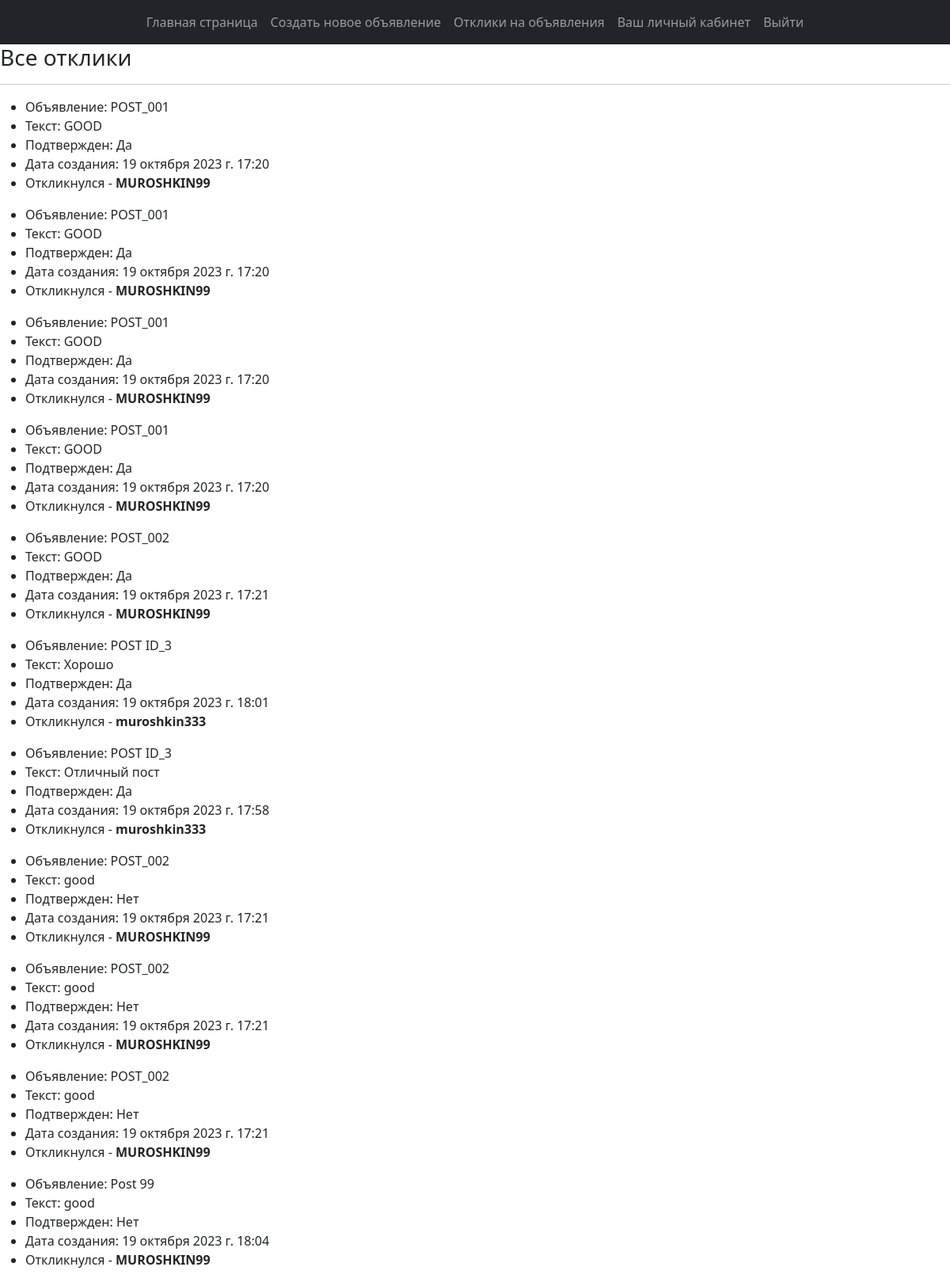
Page /posts/comments/ (signed in) on the committed database.
### usersapp/models.py (models this page shows, shortened)
class Comment(models.Model):
    author = models.ForeignKey(to=User, on_delete=models.CASCADE)
    post = models.ForeignKey(to=Post, on_delete=models.CASCADE)
    text = models.TextField()
    created = models.DateTimeField(auto_now_add=True)
    status = models.BooleanField(default=False)

class Post(models.Model):
    title = models.CharField(max_length=150)
    author = models.ForeignKey(to=User, on_delete=models.CASCADE)
    category = models.ForeignKey(to=Category, on_delete=models.CASCADE)
    description = models.TextField()
    created = models.DateTimeField(auto_now_add=True)
    updated = models.DateTimeField(auto_now=True)
    file_add = models.FileField(null=True, blank=True, upload_to="add_files")

class User(AbstractUser):
    image = models.ImageField(upload_to="users_images", blank=True, null=True)
    is_verified_email = models.BooleanField(default=False)
    email = models.EmailField(unique=True, blank=False)

### usersapp/views.py (the view)
# urls.py: path("comments/", CommentListView.as_view(), name="comments"),
class CommentListView(LoginRequiredMixin, ListView):
    model = Comment
    template_name = "usersapp/comments.html"
    context_object_name = "comments"
    def get_queryset(self):
        queryset = Comment.objects.filter(author=self.request.user)
        return queryset

### usersapp/templates/usersapp/comments.html (shortened to what this page needs)
{% extends 'usersapp/base.html' %}
{% block content %}
<h3>Все отклики</h3>
<hr>
{% if comments %}
{% for com in comments %}
<ul>
    <li>Объявление: {{ com.post.title }}</li>
    <li>Текст: {{ com.text }}</li>
    <li>
        {% if com.status %}
        Подтвержден: Да
        {% else %}
        Подтвержден: Нет
        {% endif %}
    </li>
    <li>Дата создания: {{ com.post.created }}</li>
    <li>Откликнулся - <strong>{{ com.post.author }}</strong></li>
</ul>
{% endfor %}
{% else %}
<p>Откликов пока что нет</p>
{% endif %}
{% endblock %}

### rows in the picture
Comment: post "POST_001", text "GOOD", status "Подтвержден: Да", post.created "19 октября 2023 г. 17:20", post.author "MUROSHKIN99"
Comment: post "POST_001", text "GOOD", status "Подтвержден: Да", post.created "19 октября 2023 г. 17:20", post.author "MUROSHKIN99"
Comment: post "POST_001", text "GOOD", status "Подтвержден: Да", post.created "19 октября 2023 г. 17:20", post.author "MUROSHKIN99"
Comment: post "POST_001", text "GOOD", status "Подтвержден: Да", post.created "19 октября 2023 г. 17:20", post.author "MUROSHKIN99"
Comment: post "POST_002", text "GOOD", status "Подтвержден: Да", post.created "19 октября 2023 г. 17:21", post.author "MUROSHKIN99"
Comment: post "POST ID_3", text "Хорошо", status "Подтвержден: Да", post.created "19 октября 2023 г. 18:01", post.author "muroshkin333"
Comment: post "POST ID_3", text "Отличный пост", status "Подтвержден: Да", post.created "19 октября 2023 г. 17:58", post.author "muroshkin333"
Comment: post "POST_002", text "good", status "Подтвержден: Нет", post.created "19 октября 2023 г. 17:21", post.author "MUROSHKIN99"
Comment: post "POST_002", text "good", status "Подтвержден: Нет", post.created "19 октября 2023 г. 17:21", post.author "MUROSHKIN99"
Comment: post "POST_002", text "good", status "Подтвержден: Нет", post.created "19 октября 2023 г. 17:21", post.author "MUROSHKIN99"
Comment: post "Post 99", text "good", status "Подтвержден: Нет", post.created "19 октября 2023 г. 18:04", post.author "MUROSHKIN99"
